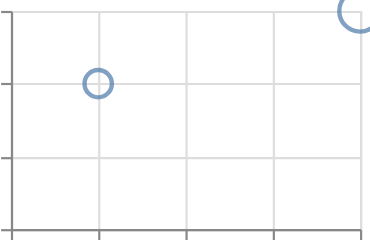

Specify this chart in Vega-Lite:
### Vega-Lite specification from a JSON file in a GitHub repository (floating-point values rounded to 4 significant figures)
{"$schema": "https://vega.github.io/schema/vega-lite/v6.json", "padding": 5, "autosize": "none", "data": {"values": [{"c": "A", "x": 1, "y": 2, "s": 3, "t": "2024-01-01"}, {"c": "B", "x": 2, "y": null, "s": 5, "t": "2024-02-01"}, {"c": "C", "x": 3, "y": 4, "s": null, "t": "2024-03-01"}, {"c": "D", "x": 4, "y": 3, "s": 7, "t": "2024-04-01"}]}, "width": 160, "height": 100, "mark": {"type": "point", "invalid": "break-paths-show-path-domains"}, "encoding": {"x": {"field": "x", "type": "quantitative"}, "y": {"field": "y", "type": "quantitative"}, "size": {"field": "s", "type": "quantitative"}}}
